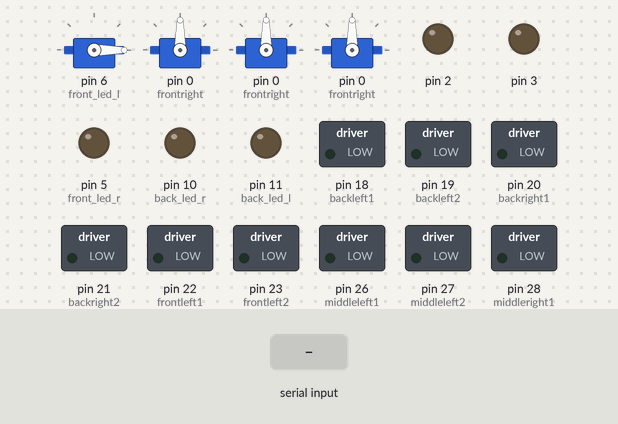
The sketch below on a simulated Arduino Mega 2560, built with avr-gcc and run on an emulated ATmega2560. On the bench: 4 × servo, switched loads named in the sketch (green lamp = pin HIGH), output pins drawn as LEDs (lit = HIGH). Inputs (shaded band) come from the test bench. Pins used as bus, display or sensor lines are not drawn; what the sketch prints to the serial monitor is not drawn.

Above: at 1.2 s.
1.3 s: "a" received over Serial
At 2.5 s:
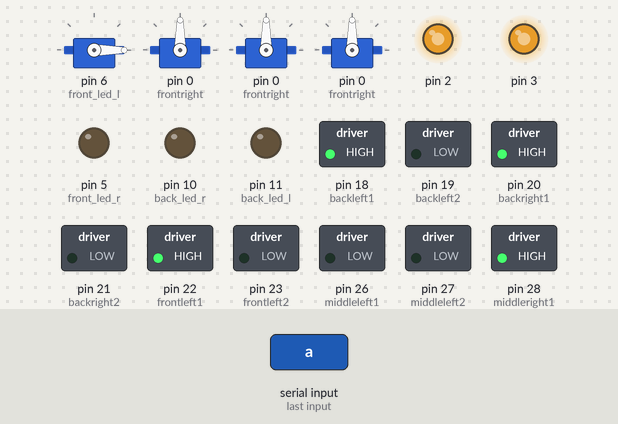
2.8 s: "s" received over the second serial link
4.3 s: "z" received over Serial
5.8 s: "x" received over Serial
Timing chart, 0 to 8.3 s (numbered marks = the images above; inputs shaded):
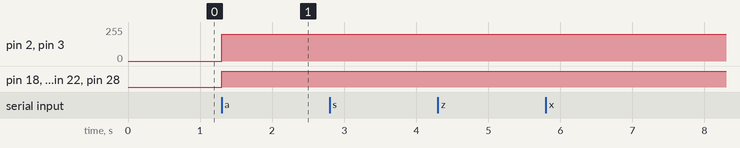

Measured:
- after the input at 1.3 s, pin 2, pin 3: 0/255 → 200/255 at once; pin 18 (backleft1), pin 20 (backright1), pin 22 (frontleft1), pin 28 (middleright1): LOW → HIGH at once
- after the input at 4.3 s, every drawn part: stays the same
- after the input at 5.8 s, every drawn part: stays the same

The sketch:

android_app_version.ino
```cpp
#include <SoftwareSerial.h>
const int txPin = 12; //SoftwareSerial TX pin, connect to JY-MCU RX pin
const int rxPin = 13; //SoftwareSerial RX pin, connect to JY-MCY TX pin
SoftwareSerial bluetoothInput(txPin,rxPin);
char value;
char st[] = {90,90};
int front_led_l = 6;
int front_led_r = 5;

int back_led_l = 11;
int back_led_r = 10;

#include <Servo.h>

//___________________ front motros ________________
int frontleft1 = 22;
int frontleft2 = 23;

int frontright1 = 24;
int frontright2 = 25;

//___________________ middle motros ________________
int middleleft1 = 26;
int middleleft2 = 27;

int middleright1 = 28;
int middleright2 = 29;

//___________________ back motros ________________
int backleft1 = 18;
int backleft2 = 19;

int backright1 = 20;
int backright2 = 21;


Servo frontleft,frontright,backleft,backright;

void setup()
{
  pinMode(front_led_l, OUTPUT);
    pinMode(front_led_r, OUTPUT);
    pinMode(back_led_l, OUTPUT);
    pinMode(back_led_r, OUTPUT);
  Serial.begin(9600);
  bluetoothInput.begin(9600);


  pinMode(frontleft1, OUTPUT);
  pinMode(frontleft2, OUTPUT);
  pinMode(frontright1, OUTPUT);
  pinMode(frontright2, OUTPUT);

  pinMode(middleleft1, OUTPUT);
  pinMode(middleleft2, OUTPUT);
  pinMode(middleright1, OUTPUT);
  pinMode(middleright2, OUTPUT);

  pinMode(backleft1, OUTPUT);
  pinMode(backleft2, OUTPUT);
  pinMode(backright1, OUTPUT);
  pinMode(backright2, OUTPUT);

  pinMode(2, OUTPUT);
  pinMode(3, OUTPUT);


  frontleft.attach(6);
  frontright.attach(7);
  backleft.attach(8);
  backright.attach(9);

//_______________ rover forward
  frontleft.write(0);
  frontright.attach(0);
  backleft.attach(0);
  backright.attach(0);
}

void loop()
{
  if (bluetoothInput.available()>0 || Serial.available()>0){

    if(bluetoothInput.available()>0){
      value = bluetoothInput.read();
    }else{
      value = Serial.read();
      Serial.print("c"+value);
    }

    if(value == 'a')
    {
      forward();
    }
    if(value == 's')
    {
      turnleft();
    }
    if(value == 'z')
    {
      //....
    }
    if(value == 'x')
    {
      //...
    }
  }
}


void forward(){
  analogWrite(2, 200); //ENA pin
  analogWrite(3, 200); //ENB pin


  //forward all motors
  digitalWrite(frontleft1, HIGH);
  digitalWrite(frontleft2, LOW);

  digitalWrite(frontright1, HIGH);
  digitalWrite(frontright2, LOW);


  digitalWrite(middleleft2, HIGH);
  digitalWrite(middleleft2, LOW);

  digitalWrite(middleright1, HIGH);
  digitalWrite(middleright2, LOW);


  digitalWrite(backleft1, HIGH);
  digitalWrite(backleft2, LOW);

  digitalWrite(backright1, HIGH);
  digitalWrite(backright2, LOW);

  }


  void turnleft(){
  frontleft.write(-45);
  frontright.attach(45);
  backleft.attach(45);
  backright.attach(-45);
}
```
